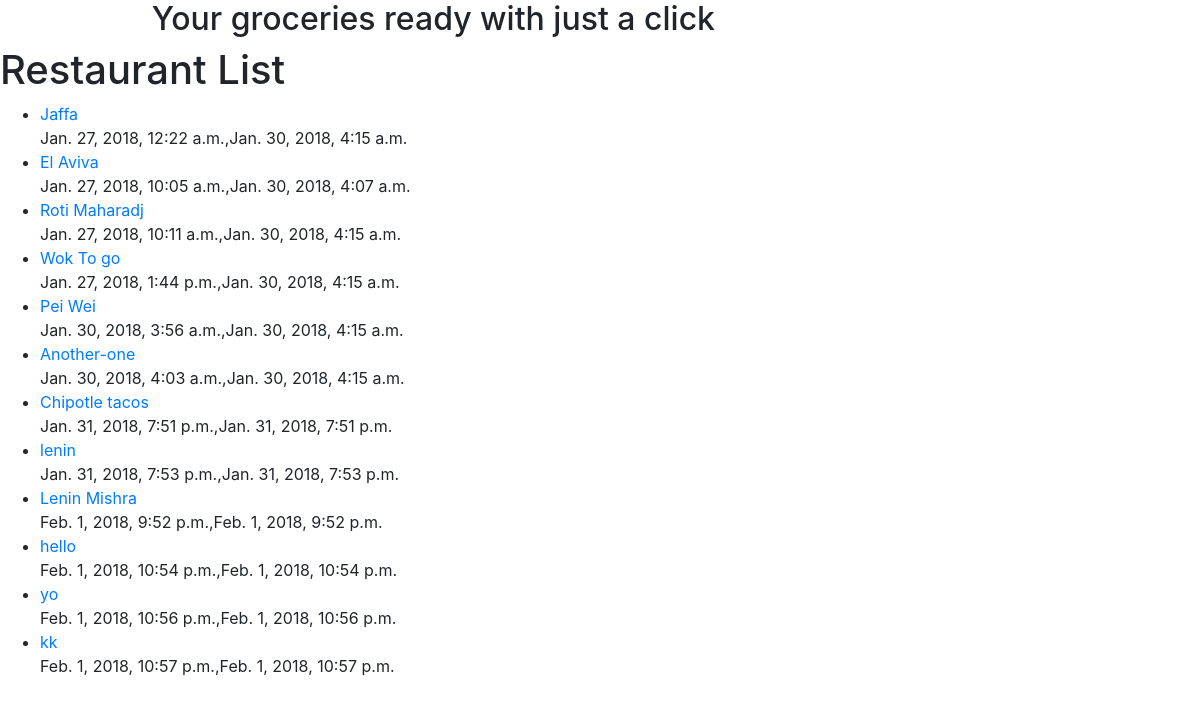
The page /restaurants/ on the database its author committed.
### restaurants/models.py (models this page shows, shortened)
class RestaurantLocation(models.Model):
    name          = models.CharField(max_length=120)
    location      = models.CharField(max_length=120, null=True, blank=True)
    category      = models.CharField(max_length=120, null=True, blank=True)
    timestamp     = models.DateTimeField(auto_now_add=True)
    updated       = models.DateTimeField(auto_now=True)
    slug          = models.SlugField(null=True, blank=True)

### restaurants/views.py (the view)
# urls.py: path('restaurants/', RestaurantListView.as_view(), name="restaurant_page"),
class RestaurantListView(ListView):
    def get_queryset(self):
        slug = self.kwargs.get("slug")
        print(slug)
        if slug:
            queryset = RestaurantLocation.objects.filter(
                Q(category__icontains=slug) |
                Q(category__iexact=slug)
            )
        else:
            queryset = RestaurantLocation.objects.all()
        return queryset

### cart/context_processors.py (called while the page is built)
def cart(request):
    return {'cart': Cart(request) }

### postcode/context_processors.py (called while the page is built)
def postcodeform(request):
    postcode = PostCodeForm(request.POST or None)
    post_code = None
    post_code = request.POST.get("postcode")
    print("Yo Yo", post_code)
    return {"post_code":post_code}

### restaurants/templates/restaurants/restaurantlocation_list.html
{% extends "home.html" %}
{% block content %}
<h1>Restaurant List</h1>
<ul>
    {% for object in object_list %}
    <a href="/restaurants/{{ object.slug }}">
    <li>{{ object.name }}</a><br>
    {{ object.timestamp }},{{ object.updated }}</li>
    {% endfor %}
</ul>
{% endblock content %}

### templates/home.html (shortened to what this page needs)
<!doctype html>
<html lang="en">
<head>
    <link rel="stylesheet" href="https://maxcdn.bootstrapcdn.com/bootstrap/4.0.0/css/bootstrap.min.css"
>
</head>
<body>
<div class="row justify-content-around">
    <h2>Your groceries ready with just a click </h2>
</div>
{% block content %}
{% endblock content %}
</body>
</html>

### rows shown on the page
RestaurantLocation: name "Jaffa", timestamp "Jan. 27, 2018, 12:22 a.m.", updated "Jan. 30, 2018, 4:15 a.m."
RestaurantLocation: name "El Aviva", timestamp "Jan. 27, 2018, 10:05 a.m.", updated "Jan. 30, 2018, 4:07 a.m."
RestaurantLocation: name "Roti Maharadj", timestamp "Jan. 27, 2018, 10:11 a.m.", updated "Jan. 30, 2018, 4:15 a.m."
RestaurantLocation: name "Wok To go", timestamp "Jan. 27, 2018, 1:44 p.m.", updated "Jan. 30, 2018, 4:15 a.m."
RestaurantLocation: name "Pei Wei", timestamp "Jan. 30, 2018, 3:56 a.m.", updated "Jan. 30, 2018, 4:15 a.m."
RestaurantLocation: name "Another-one", timestamp "Jan. 30, 2018, 4:03 a.m.", updated "Jan. 30, 2018, 4:15 a.m."
RestaurantLocation: name "Chipotle tacos", timestamp "Jan. 31, 2018, 7:51 p.m.", updated "Jan. 31, 2018, 7:51 p.m."
RestaurantLocation: name "lenin", timestamp "Jan. 31, 2018, 7:53 p.m.", updated "Jan. 31, 2018, 7:53 p.m."
RestaurantLocation: name "Lenin Mishra", timestamp "Feb. 1, 2018, 9:52 p.m.", updated "Feb. 1, 2018, 9:52 p.m."
RestaurantLocation: name "hello", timestamp "Feb. 1, 2018, 10:54 p.m.", updated "Feb. 1, 2018, 10:54 p.m."
RestaurantLocation: name "yo", timestamp "Feb. 1, 2018, 10:56 p.m.", updated "Feb. 1, 2018, 10:56 p.m."
RestaurantLocation: name "kk", timestamp "Feb. 1, 2018, 10:57 p.m.", updated "Feb. 1, 2018, 10:57 p.m."
